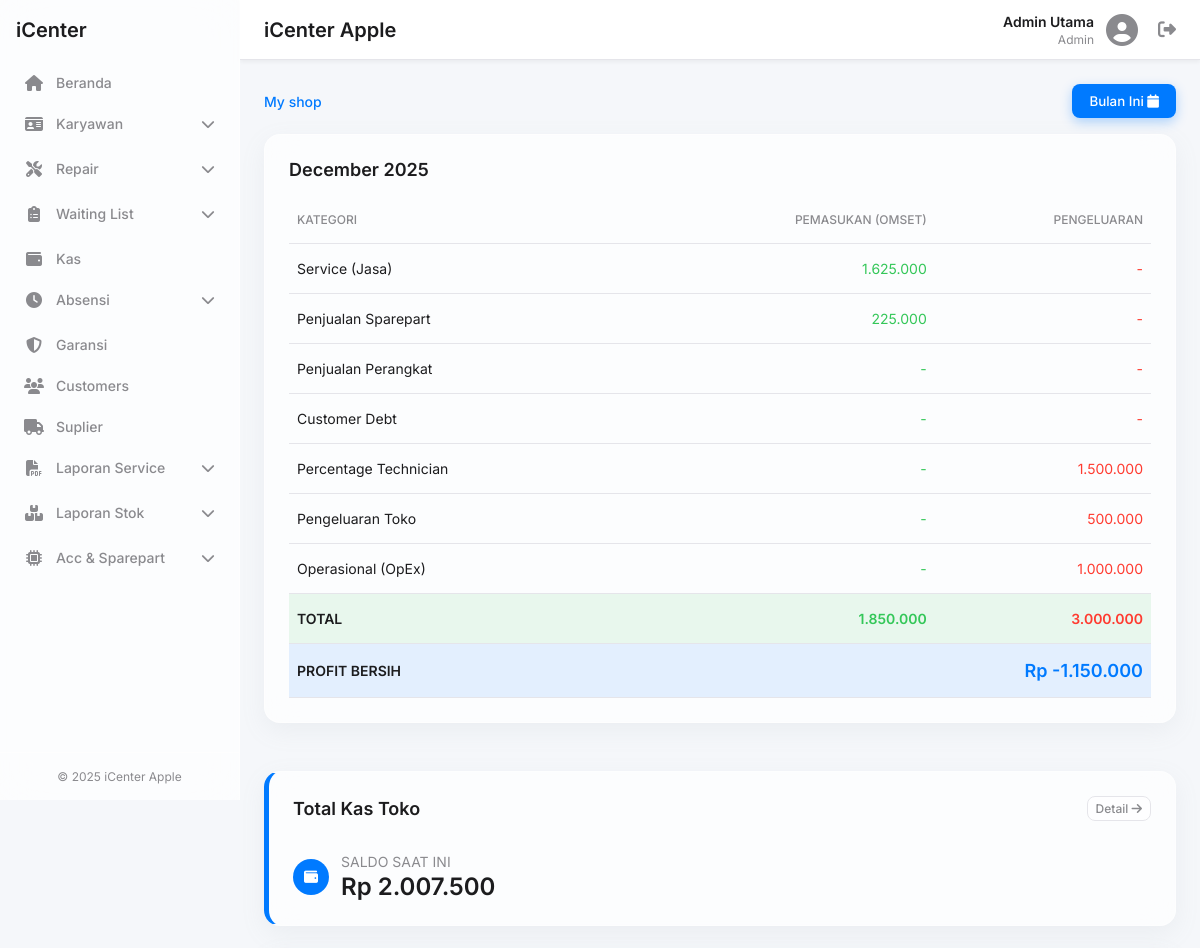
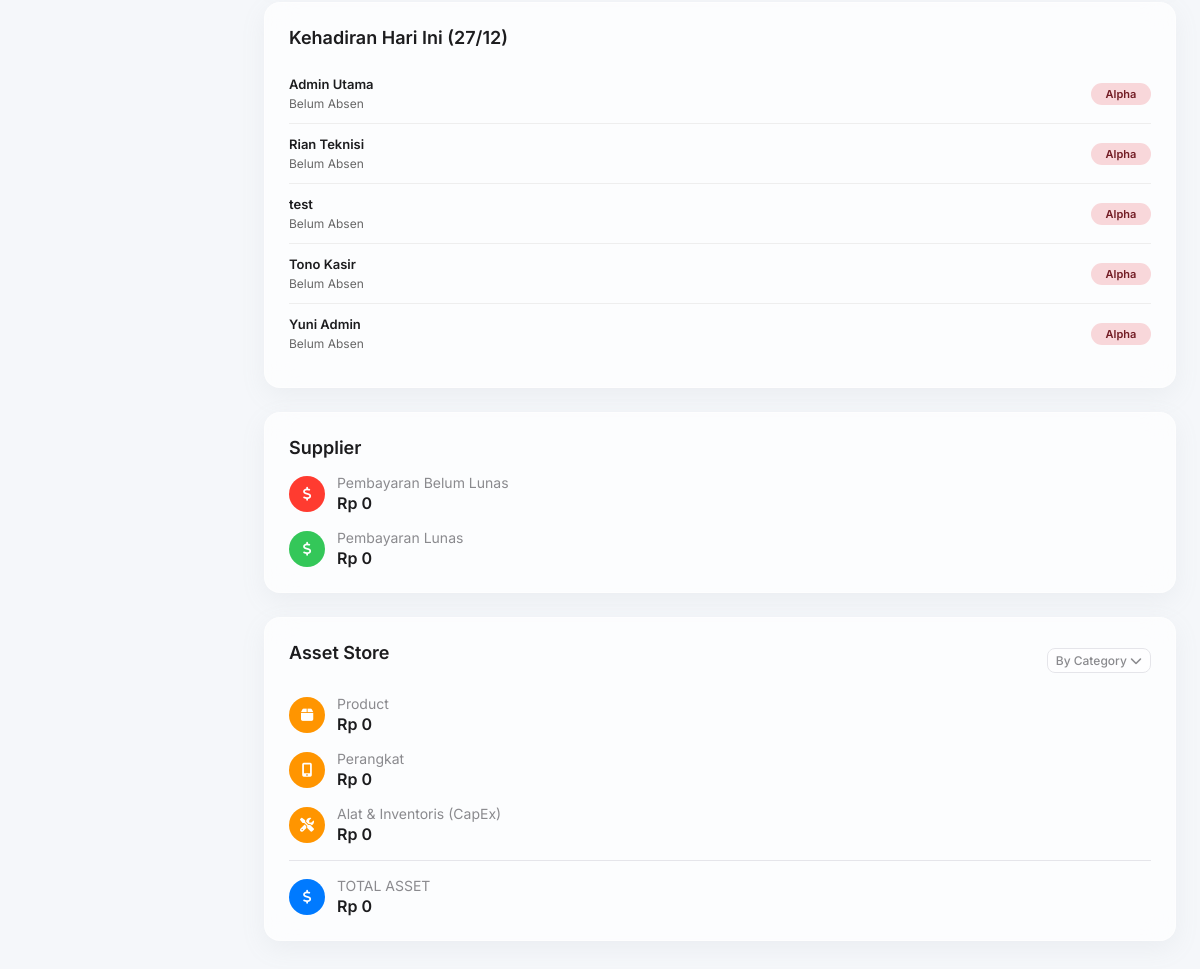
/index.php (signed in), run on the app's committed database (2 pictures, top to bottom).
### tables this page shows
CREATE TABLE `transaksi_kas` (
  `id` int(11) NOT NULL,
  `tanggal` datetime NOT NULL DEFAULT current_timestamp(),
  `jenis` enum('masuk','keluar') NOT NULL,
  `jumlah` decimal(15,2) NOT NULL,
  `saldo_terakhir` decimal(15,2) DEFAULT 0.00,
  `keterangan` varchar(255) NOT NULL
);

CREATE TABLE `users` (
  `id` bigint(20) UNSIGNED NOT NULL,
  `nama` varchar(100) DEFAULT NULL,
  `username` varchar(50) DEFAULT NULL,
  `password` text DEFAULT NULL,
  `role` varchar(20) DEFAULT NULL,
  `foto` varchar(255) DEFAULT NULL,
  `qr_token` varchar(255) DEFAULT NULL,
  `created_at` timestamp NULL DEFAULT current_timestamp()
);

### index.php (the view, shortened to what this page needs)
<?php
require_once 'includes/header.php';
$bulan_tahun = date('F Y');
$bulan_ini = date('m');
$tahun_ini = date('Y');
$hari_ini = date('Y-m-d');
$saldo_kas_saat_ini = 0;
$result_saldo = $conn->query("SELECT saldo_terakhir FROM transaksi_kas ORDER BY id DESC LIMIT 1");
if ($result_saldo && $result_saldo->num_rows > 0) {
    $saldo_kas_saat_ini = $result_saldo->fetch_assoc()['saldo_terakhir'];
}
$sql_total_service = "SELECT SUM(sub_total) as total FROM service
                      WHERE MONTH(tanggal) = '$bulan_ini'
                      AND YEAR(tanggal) = '$tahun_ini'
                      AND status_pembayaran = 'Lunas'";
$res_total_service = $conn->query($sql_total_service);
$total_revenue_service = ($res_total_service->fetch_assoc()['total']) ?? 0;
$sql_part_service = "SELECT SUM(sk.jumlah * ms.harga_jual) as total_part
                     FROM sparepart_keluar sk
                     JOIN master_sparepart ms ON sk.code_sparepart = ms.code_sparepart
                     JOIN service s ON sk.invoice_service = s.invoice
                     WHERE MONTH(s.tanggal) = '$bulan_ini'
                     AND YEAR(s.tanggal) = '$tahun_ini'
                     AND s.status_pembayaran = 'Lunas'";
$res_part_service = $conn->query($sql_part_service);
$total_part_in_service = ($res_part_service->fetch_assoc()['total_part']) ?? 0;
$sql_part_external = "SELECT SUM(psl.total_harga) as total_external
                      FROM pembelian_sparepart_luar psl
                      JOIN service s ON psl.invoice_service = s.invoice
                      WHERE MONTH(s.tanggal) = '$bulan_ini'
                      AND YEAR(s.tanggal) = '$tahun_ini'
                      AND s.status_pembayaran = 'Lunas'";
$res_part_external = $conn->query($sql_part_external);
$total_part_external = ($res_part_external->fetch_assoc()['total_external']) ?? 0;
$pemasukan_jasa_murni = $total_revenue_service - ($total_part_in_service + $total_part_external);
$sql_jual_langsung = "SELECT SUM(total) as total FROM penjualan_sparepart
                      WHERE MONTH(tanggal) = '$bulan_ini'
                      AND YEAR(tanggal) = '$tahun_ini'
                      AND status_pembayaran = 'Lunas'";
$res_jual_langsung = $conn->query($sql_jual_langsung);
$total_jual_langsung = ($res_jual_langsung->fetch_assoc()['total']) ?? 0;
$total_penjualan_sparepart = $total_jual_langsung + $total_part_in_service;
$manual_penjualan_perangkat = 0;
$manual_customer_debt_laba = 0;
$manual_customer_debt_beban = 0;
$manual_percentage_tech = 1500000;
$manual_pengeluaran_toko = 500000;
$manual_opex = 1000000;
$data_laporan = [
    "Service (Jasa)" => [
        "laba" => $pemasukan_jasa_murni,
        "pengeluaran" => 0
    ],
    "Penjualan Sparepart" => [
        "laba" => $total_penjualan_sparepart,
        "pengeluaran" => 0
    ],
    "Penjualan Perangkat" => [
        "laba" => $manual_penjualan_perangkat,
        "pengeluaran" => 0
    ],
    "Customer Debt" => [
        "laba" => $manual_customer_debt_laba,
        "pengeluaran" => $manual_customer_debt_beban
    ],
    "Percentage Technician" => [
        "laba" => 0,
        "pengeluaran" => $manual_percentage_tech
    ],
    "Pengeluaran Toko" => [
        "laba" => 0,
        "pengeluaran" => $manual_pengeluaran_toko
    ],
    "Operasional (OpEx)" => [
        "laba" => 0,
        "pengeluaran" => $manual_opex
    ],
];
$total_laba = array_sum(array_column($data_laporan, 'laba'));
$total_pengeluaran = array_sum(array_column($data_laporan, 'pengeluaran'));
$profit = $total_laba - $total_pengeluaran;
$absensi_list = [];
$sql_absen = "SELECT u.nama, u.role, a.waktu_masuk, a.waktu_keluar
              FROM users u
              LEFT JOIN absensi a ON u.id = a.user_id AND a.tanggal = '$hari_ini'
              WHERE u.role != 'owner'
              ORDER BY a.waktu_masuk DESC, u.nama ASC";
$res_absen = $conn->query($sql_absen);
if($res_absen) {
    while($row = $res_absen->fetch_assoc()) {
        $absensi_list[] = $row;
    }
}
?>
<div class="content-container">
    <div class="main-column">
        <div class="page-controls">
            <span class="page-path">My shop</span>
            <div class="filter-buttons">
                <button class="btn btn-primary">Bulan Ini <i class="fas fa-calendar"></i></button>
            </div>
        </div>
        <div class="report-card glass-effect">
            <h2 class="report-title"><?php echo $bulan_tahun; ?></h2>
            <div class="table-wrapper">
                <table class="report-table">
                    <thead>
                        <tr>
                            <th>KATEGORI</th>
                            <th class="text-right">PEMASUKAN (OMSET)</th>
                            <th class="text-right">PENGELUARAN</th>
                        </tr>
                    </thead>
                    <tbody>
                        <?php foreach ($data_laporan as $nama => $nilai): ?>
                        <tr>
                            <td><?php echo $nama; ?></td>
                            <td class="text-right text-success"><?php echo ($nilai['laba'] > 0) ? number_format($nilai['laba'], 0, ',', '.') : '-'; ?></td>
                            <td class="text-right text-danger"><?php echo ($nilai['pengeluaran'] > 0) ? number_format($nilai['pengeluaran'], 0, ',', '.') : '-'; ?></td>
                        </tr>
                        <?php endforeach; ?>
                    </tbody>
                    <tfoot>
                        <tr class="total-row">
                            <td>TOTAL</td>
                            <td class="text-right text-success"><?php echo number_format($total_laba, 0, ',', '.'); ?></td>
                            <td class="text-right text-danger"><?php echo number_format($total_pengeluaran, 0, ',', '.'); ?></td>
                        </tr>
                        <tr class="profit-row">
                            <td>PROFIT BERSIH</td>
                            <td colspan="2" class="text-right text-profit" style="font-size: 18px;">Rp <?php echo number_format($profit, 0, ',', '.'); ?></td>
                        </tr>
                    </tfoot>
                </table>
            </div>
        </div>
    </div>
    <aside class="right-column">
        <div class="summary-card glass-effect" style="border-left: 5px solid var(--accent-primary);">
            <div class="summary-header">
                <h3 class="summary-title" style="margin-bottom: 0;">Total Kas Toko</h3>
                <a href="kas.php" class="btn btn-tertiary">Detail <i class="fas fa-arrow-right"></i></a>
            </div>
            <div class="summary-total" style="padding-top: 16px; border-top: none;">
                <div class="summary-icon" style="background-color: var(--accent-primary);">
                    <i class="fas fa-wallet"></i>
                </div>
                <div class="summary-text">
                    <p>SALDO SAAT INI</p>
                    <span style="font-size: 24px;">Rp <?php echo number_format($saldo_kas_saat_ini, 0, ',', '.'); ?></span>
                </div>
            </div>
        </div>
        <div class="summary-card glass-effect">
            <h3 class="summary-title">Kehadiran Hari Ini (<?php echo date('d/m'); ?>)</h3>
            <div style="max-height: 300px; overflow-y: auto;">
                <?php if(empty($absensi_list)): ?>
                    <p style="text-align: center; color: #888;">Tidak ada data karyawan.</p>
                <?php else: ?>
                    <?php foreach($absensi_list as $absen): ?>
                        <?php
                            $is_present = !empty($absen['waktu_masuk']);
                            $is_out = !empty($absen['waktu_keluar']);
                            $jam_masuk = $is_present ? date('H:i', strtotime($absen['waktu_masuk'])) : '-';
                            $jam_keluar = $is_out ? date('H:i', strtotime($absen['waktu_keluar'])) : '-';
                            $durasi_teks = '-';
                        ?>
                        <div class="absensi-item">
                            <div>
                                <div style="font-weight: 600; font-size: 13px;"><?php echo htmlspecialchars($absen['nama']); ?></div>
                                <div class="absensi-time">
                                    <?php if($is_present): ?>
                                        <i class="fas fa-arrow-right" style="color:var(--accent-success)"></i> <?php echo $jam_masuk; ?> &nbsp;
                                        <?php if($is_out): ?>
                                            <i class="fas fa-arrow-left" style="color:var(--accent-danger)"></i> <?php echo $jam_keluar; ?>
                                        <?php else: ?>
                                            <span style="color: var(--accent-primary); font-size: 10px;">(Aktif)</span>
                                        <?php endif; ?>
                                        <br>
                                        <span style="color: #888; font-size: 10px;">Durasi: <?php echo $durasi_teks; ?></span>
                                    <?php else: ?>
                                        Belum Absen
                                    <?php endif; ?>
                                </div>
                            </div>
                            <div>
                                <?php if (!$is_present): ?>
                                    <span class="absensi-status status-belum">Alpha</span>
                                <?php elseif ($is_out): ?>
                                    <span class="absensi-status status-pulang">Pulang</span>
                                <?php else: ?>
                                    <span class="absensi-status status-hadir">Hadir</span>
                                <?php endif; ?>
                            </div>
                        </div>
                    <?php endforeach; ?>
                <?php endif; ?>
            </div>
        </div>
        <div class="summary-card glass-effect">
            <h3 class="summary-title">Supplier</h3>
            <div class="summary-item">
                <div class="summary-icon" style="background-color: #ff3b30;">
                    <i class="fas fa-dollar-sign"></i>
                </div>
                <div class="summary-text">
                    <p>Pembayaran Belum Lunas</p>
                    <span>Rp 0</span>
                </div>
            </div>
            <div class="summary-item">
                <div class="summary-icon" style="background-color: #34c759;">
                    <i class="fas fa-dollar-sign"></i>
                </div>
                <div class="summary-text">
                    <p>Pembayaran Lunas</p>
                    <span>Rp 0</span>
                </div>
            </div>
        </div>
        <div class="summary-card glass-effect">
            <div class="summary-header">
                <h3 class="summary-title">Asset Store</h3>
                <button class="btn btn-tertiary">By Category <i class="fas fa-chevron-down"></i></button>
            </div>
            <div class="summary-item">
                <div class="summary-icon" style="background-color: #ff9500;">
                    <i class="fas fa-box"></i>
                </div>
                <div class="summary-text">
                    <p>Product</p>
                    <span>Rp 0</span>
                </div>
            </div>
             <div class="summary-item">
                <div class="summary-icon" style="background-color: #ff9500;">
                    <i class="fas fa-mobile-alt"></i>
                </div>
                <div class="summary-text">
                    <p>Perangkat</p>
                    <span>Rp 0</span>
                </div>
            </div>
            <div class="summary-item">
                <div class="summary-icon" style="background-color: #ff9500;">
                    <i class="fas fa-tools"></i>
                </div>
                <div class="summary-text">
                    <p>Alat & Inventoris (CapEx)</p>
                    <span>Rp 0</span>
                </div>
            </div>
            <div class="summary-total">
                <div class="summary-icon" style="background-color: #007aff;">
                    <i class="fas fa-dollar-sign"></i>
                </div>
                <div class="summary-text">
                    <p>TOTAL ASSET</p>
                    <span>Rp 0</span>
                </div>
            </div>
        </div>
    </aside>
</div>
<?php
require_once 'includes/footer.php';
?>

### data on the page
transaksi_kas: saldo_terakhir "2.007.500"
users: nama "Admin Utama"
users: nama "Rian Teknisi"
users: nama "test"
users: nama "Tono Kasir"
users: nama "Yuni Admin"

### other printed values
$_SESSION['nama'] "Admin Utama"
$_SESSION['role'] "Admin"
$nama "Service (Jasa)"
$nilai['laba'] "1.625.000"
$nama "Penjualan Sparepart"
$nilai['laba'] "225.000"
$nama "Penjualan Perangkat"
$nama "Customer Debt"
$nama "Percentage Technician"
$nilai['pengeluaran'] "1.500.000"
$nama "Pengeluaran Toko"
$nilai['pengeluaran'] "500.000"
$nama "Operasional (OpEx)"
$nilai['pengeluaran'] "1.000.000"
$total_laba "1.850.000"
